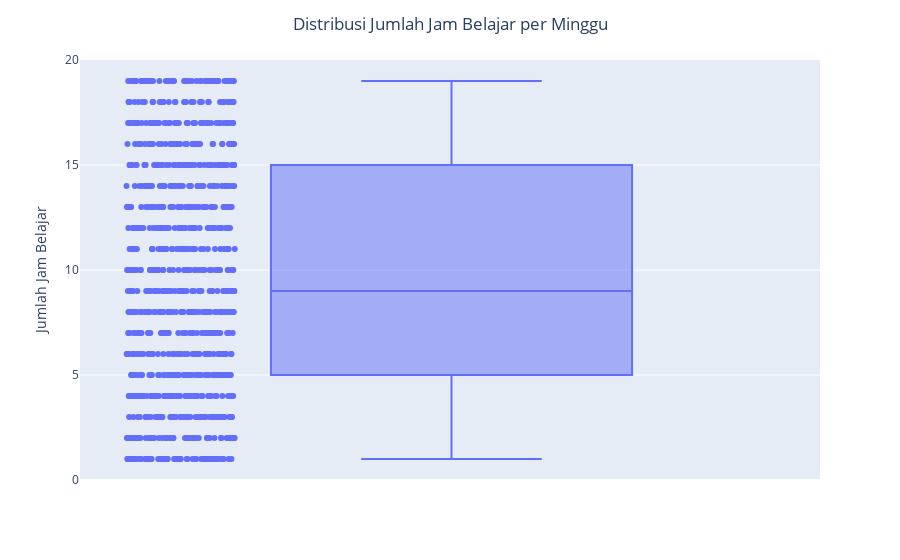
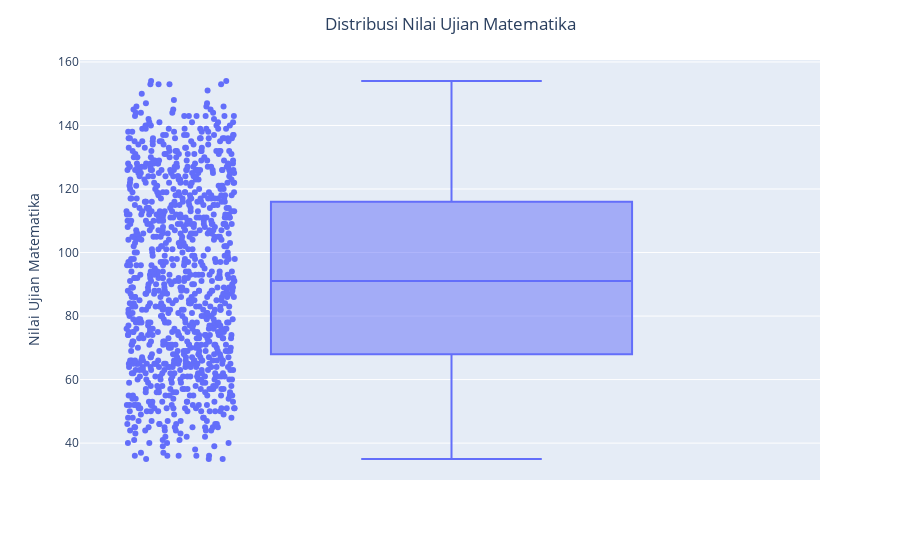

Here is the notebook cell these charts were saved with, in order:
### Code cell
import plotly.express as px

# Membuat box plot untuk Jam Belajar
fig1 = px.box(dfpp, y='Durasi', points='all')
fig1.update_layout(
    title='Distribusi Jumlah Jam Belajar per Minggu',
    title_x=0.5,
    yaxis_title='Jumlah Jam Belajar'
)
fig1.show()

# Membuat box plot untuk Nilai Ujian
fig2 = px.box(dfpp, y='Nilai', points='all')
fig2.update_layout(
    title='Distribusi Nilai Ujian Matematika',
    title_x=0.5,
    yaxis_title='Nilai Ujian Matematika'
)
fig2.show()

### Figure 1 — Plotly figure (JSON) as saved in the notebook; plotly's stock layout.template omitted (floating-point values rounded to 4 significant figures; data arrays with more than 128 entries replaced by an {"elided": "..."} marker saying what was removed)
{"data": [{"alignmentgroup": "True", "boxpoints": "all", "hovertemplate": "Durasi=%{y}<extra></extra>", "legendgroup": "", "marker": {"color": "#636efa"}, "name": "", "notched": false, "offsetgroup": "", "orientation": "v", "showlegend": false, "type": "box", "x0": " ", "xaxis": "x", "y": {"elided": "1000 int values"}, "y0": " ", "yaxis": "y"}], "layout": {"boxmode": "group", "legend": {"tracegroupgap": 0}, "margin": {"t": 60}, "title": {"text": "Distribusi Jumlah Jam Belajar per Minggu", "x": 0.5}, "xaxis": {"anchor": "y", "domain": [0, 1]}, "yaxis": {"anchor": "x", "domain": [0, 1], "title": {"text": "Jumlah Jam Belajar"}}}}

### Figure 2 — Plotly figure (JSON) as saved in the notebook; plotly's stock layout.template omitted (floating-point values rounded to 4 significant figures; data arrays with more than 128 entries replaced by an {"elided": "..."} marker saying what was removed)
{"data": [{"alignmentgroup": "True", "boxpoints": "all", "hovertemplate": "Nilai=%{y}<extra></extra>", "legendgroup": "", "marker": {"color": "#636efa"}, "name": "", "notched": false, "offsetgroup": "", "orientation": "v", "showlegend": false, "type": "box", "x0": " ", "xaxis": "x", "y": {"elided": "1000 int values"}, "y0": " ", "yaxis": "y"}], "layout": {"boxmode": "group", "legend": {"tracegroupgap": 0}, "margin": {"t": 60}, "title": {"text": "Distribusi Nilai Ujian Matematika", "x": 0.5}, "xaxis": {"anchor": "y", "domain": [0, 1]}, "yaxis": {"anchor": "x", "domain": [0, 1], "title": {"text": "Nilai Ujian Matematika"}}}}
